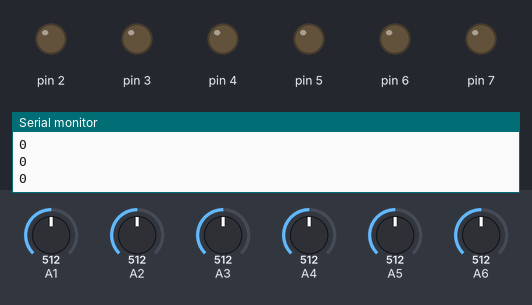
A sketch run on a simulated Arduino Nano, built with avr-gcc and run on an emulated ATmega328P. Shown: output pins drawn as LEDs (lit = HIGH), the last lines printed to the serial monitor. The inputs (shaded band) are chosen by the test bench; at power-on: A1 = 512, A2 = 512, A3 = 512, A4 = 512, A5 = 512, A6 = 512.

Above: at 1.2 s.
1.3 s: A1 set to 981
2.8 s: A1 set to 1017
At 3.8 s:
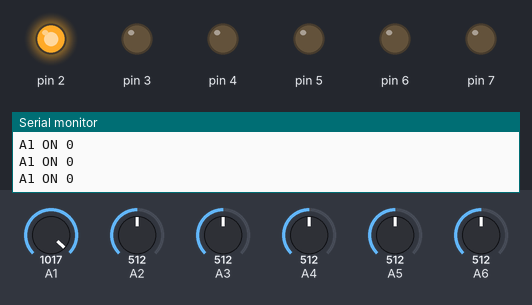
5.8 s: A2 set to 987
8.2 s: A2 set to 1015
At 11.1 s:
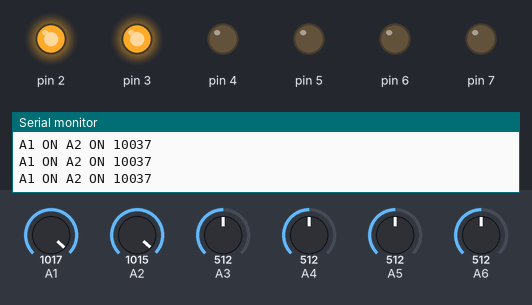
11.2 s: A3 set to 990
14.2 s: A3 set to 1016
At 17.1 s:
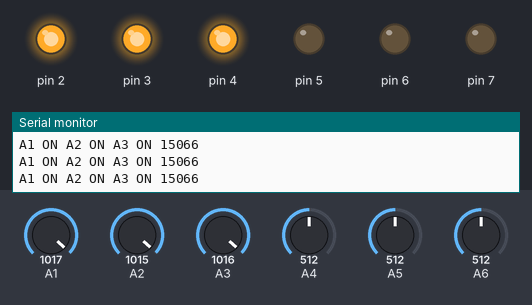
Timing chart, 0 to 18.2 s (numbered marks = the images above; inputs shaded):
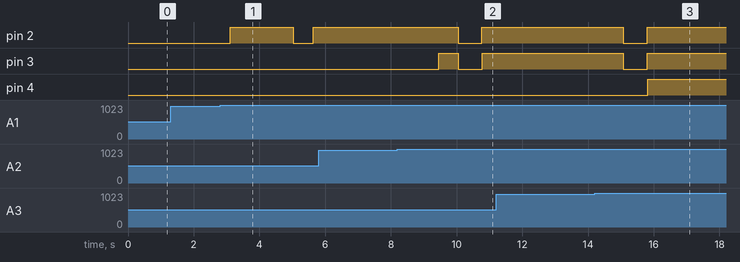

The sketch:

tested.ino
```cpp
void setup() {
  Serial.begin(9600);
  pinMode(2,OUTPUT);
  pinMode(3,OUTPUT);
  pinMode(4,OUTPUT);
  pinMode(5,OUTPUT);
  pinMode(6,OUTPUT);
  pinMode(7,OUTPUT);

}

void loop() {
  // put your main code here, to run repeatedly:
  int A = 0, B = 0, C = 0, D = 0,E = 0, F = 0;
  int timex = millis();int i = millis();
  while (i < (timex + 5000)) {
//    Serial.print("A4: ");
//    Serial.println(analogRead(A8));
//    Serial.print("A3: ");
//    Serial.println(analogRead(A9));
//    Serial.print("A2: ");
//    Serial.println(analogRead(A10));
//    Serial.print("A1: ");
//    Serial.println(analogRead(A11));
Serial.println(timex);
    i = millis();

    if (analogRead(A1) >= 1000) {
      A++;
    }
    if (analogRead(A2) >= 1000) {
      B++;
    }
    if (analogRead(A3) >= 1000) {
      C++;
    }
    if (analogRead(A4) >= 1000) {
      D++;
    }
    if (analogRead(A5) >= 1000) {
      E++;
    }
    if (analogRead(A6) >= 1000) {
      F++;
    }
    delay(1);
    if (A >= 100) {
    digitalWrite(2,1);
    Serial.print("A1 ON ");
    }else{digitalWrite(2,0);}
    if (B >= 100) {
    Serial.print("A2 ON ");
    digitalWrite(3,1);
    }else{digitalWrite(3,0);}
    if (C >= 100) {
    Serial.print("A3 ON ");
    digitalWrite(4,1);
    }else{digitalWrite(4,0);}
    if (D >= 100) {
    Serial.print("A4 ON ");
    digitalWrite(5,1);
    }else{digitalWrite(5,0);}
    if (E >= 100) {
    Serial.print("A5 ON ");
    digitalWrite(6,1);
    }else{digitalWrite(6,0);}
    if (F >= 100) {
    Serial.print("A6 ON ");
    digitalWrite(7,1);
    }else{digitalWrite(7,0);}
  }

}
```

Measured:
- the behaviour switches between 999 and 1000 on A1 (found by bisection; images 0 and 1)
- the behaviour switches between 999 and 1000 on A2 (found by bisection; images 1 and 2)
- the behaviour switches between 999 and 1000 on A3 (found by bisection; images 2 and 3)
- after the input at 2.8 s, pin 2: LOW → HIGH after 0.31 s, → LOW 1.9 s later, → HIGH 0.62 s later
- after the input at 8.2 s, pin 3: LOW → HIGH after 1.3 s, → LOW 0.59 s later, → HIGH 0.73 s later
- after the input at 14.2 s, pin 4: LOW → HIGH after 1.6 s
